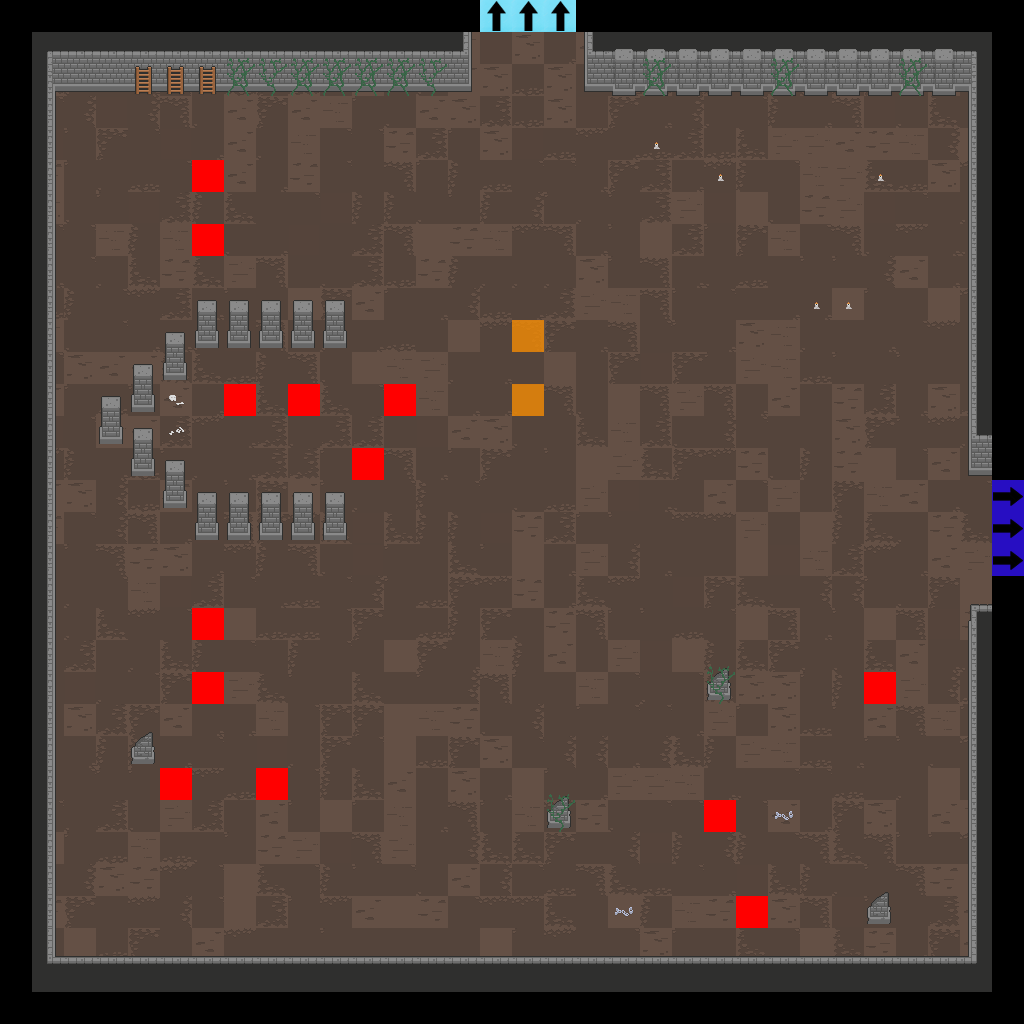

The image is a tile-based game level rendered from a .tmx file. Its description and source (layers, tilesets, objects; grid data summarised) follow:
An orthogonal 32x32 tile map with 32x32 px tiles, 7 tile layers (Floor, Walls, Doors, Pillars, ...), 2 tilesets.

<map version="1.2" tiledversion="2019.04.18" orientation="orthogonal" renderorder="right-down" width="32" height="32" tilewidth="32" tileheight="32" infinite="0" nextlayerid="22" nextobjectid="1">
 <tileset firstgid="1" source="Dungeon_Tileset_2.tsx" />
 <tileset firstgid="321" source="flags.tsx" />
 <layer id="15" name="Floor" width="32" height="32">
  <data>[1024 cells, 900 non-empty, 25 distinct tile ids]</data>
 </layer>
 <layer id="16" name="Walls" width="32" height="32">
  <data>[1024 cells, 167 non-empty, 23 distinct tile ids]</data>
 </layer>
 <layer id="17" name="Doors" width="32" height="32">
  <data>[1024 cells, 0 non-empty, 0 distinct tile ids]</data>
 </layer>
 <layer id="18" name="Pillars" width="32" height="32">
  <data>[1024 cells, 38 non-empty, 4 distinct tile ids]</data>
 </layer>
 <layer id="19" name="Candles" width="32" height="32">
  <data>[1024 cells, 5 non-empty, 1 distinct tile ids]</data>
 </layer>
 <layer id="20" name="Debris" width="32" height="32">
  <data>[1024 cells, 31 non-empty, 8 distinct tile ids]</data>
 </layer>
 <layer id="21" name="Flags" width="32" height="32">
  <data>[1024 cells, 21 non-empty, 4 distinct tile ids]</data>
 </layer>
</map>
